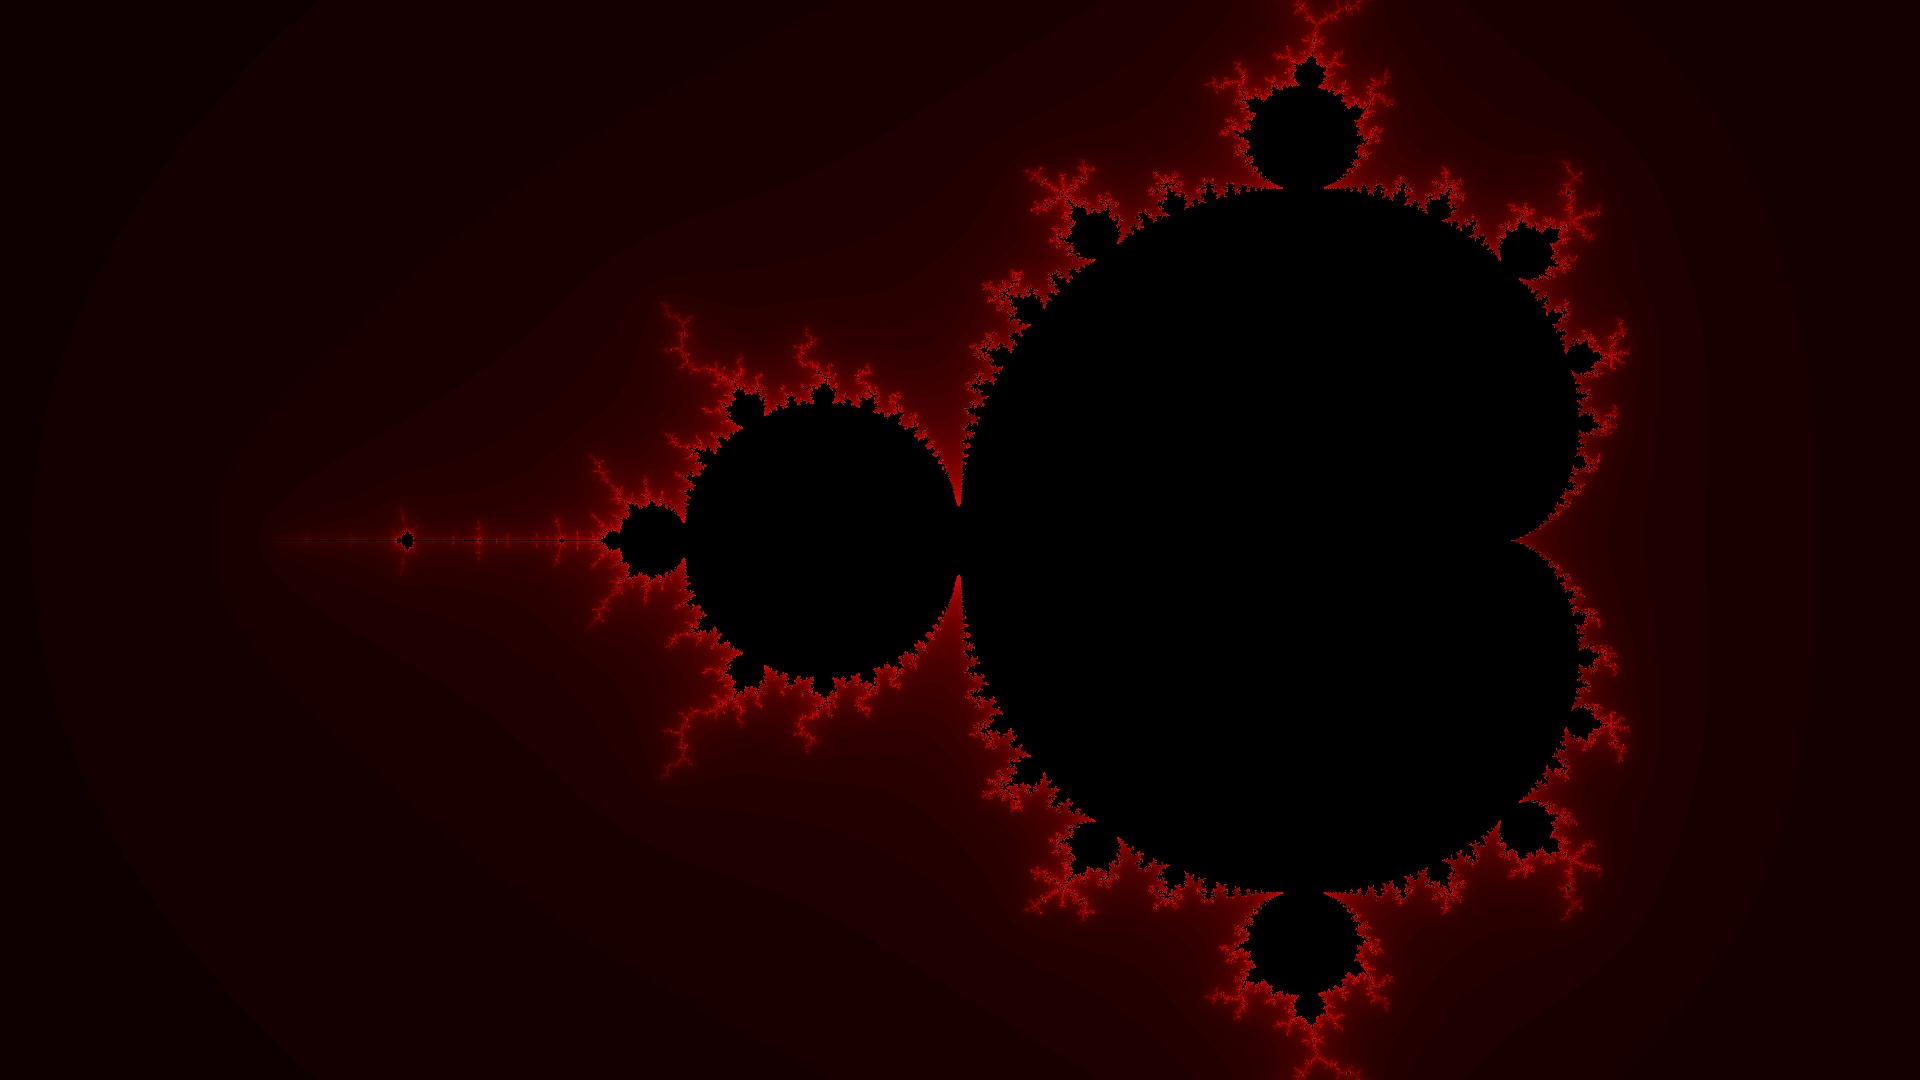

This chart was generated by the following Python code:
from PIL import Image, ImageColor
import cmath
import math

# Parametros del programa
#===============================================================================
witdh = 1920
height = 1080
max_iteraciones = 50
max_norma = 2
file_name = "mandelbrot.png"

# Funciones auxiliares
#===============================================================================
def map_pixel_x(x):
    return (x / witdh) * 3.5 - 2.5

def map_pixel_y(y):
    return (y / height) * 2 - 1

def get_red_mandelbrot(x, y):
    iteration = get_iteration_mandelbrot(x, y)
    return int((iteration / max_iteraciones) * 255)

def norma(z):
    return math.sqrt(z.real*z.real + z.imag*z.imag)


# x: parte real
# y: parte compleja
def get_iteration_mandelbrot(x, y):
    c = complex(x, y)
    z = complex(0, 0)
    current_iteration = 0

    while current_iteration < max_iteraciones and norma(z) < max_norma:
        z = z * z + c
        current_iteration = current_iteration + 1

    if current_iteration == max_iteraciones:
        return -1
    else:
        return current_iteration


# Programa principal
#===============================================================================
if __name__ == "__main__":
    image = Image.new("RGB", (witdh, height), "black")
    pixels = image.load()

    for x in range(image.size[0]):
        for y in range(image.size[1]):
            new_x = map_pixel_x(x)
            new_y = map_pixel_y(y)
            red = get_red_mandelbrot(new_x, new_y)

            pixels[x, y] = (red, 0, 0)

    
    image.show()
    image.save(file_name)
